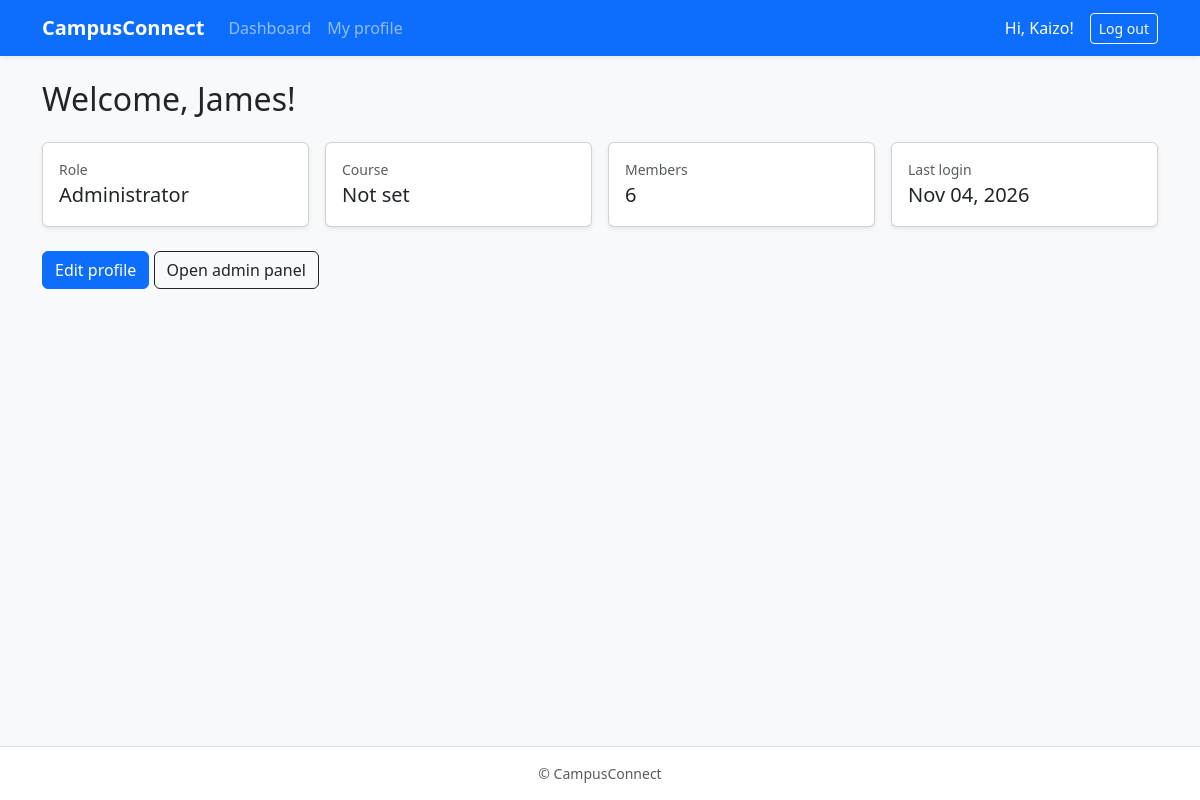
Before: / (signed in) with the older database file.
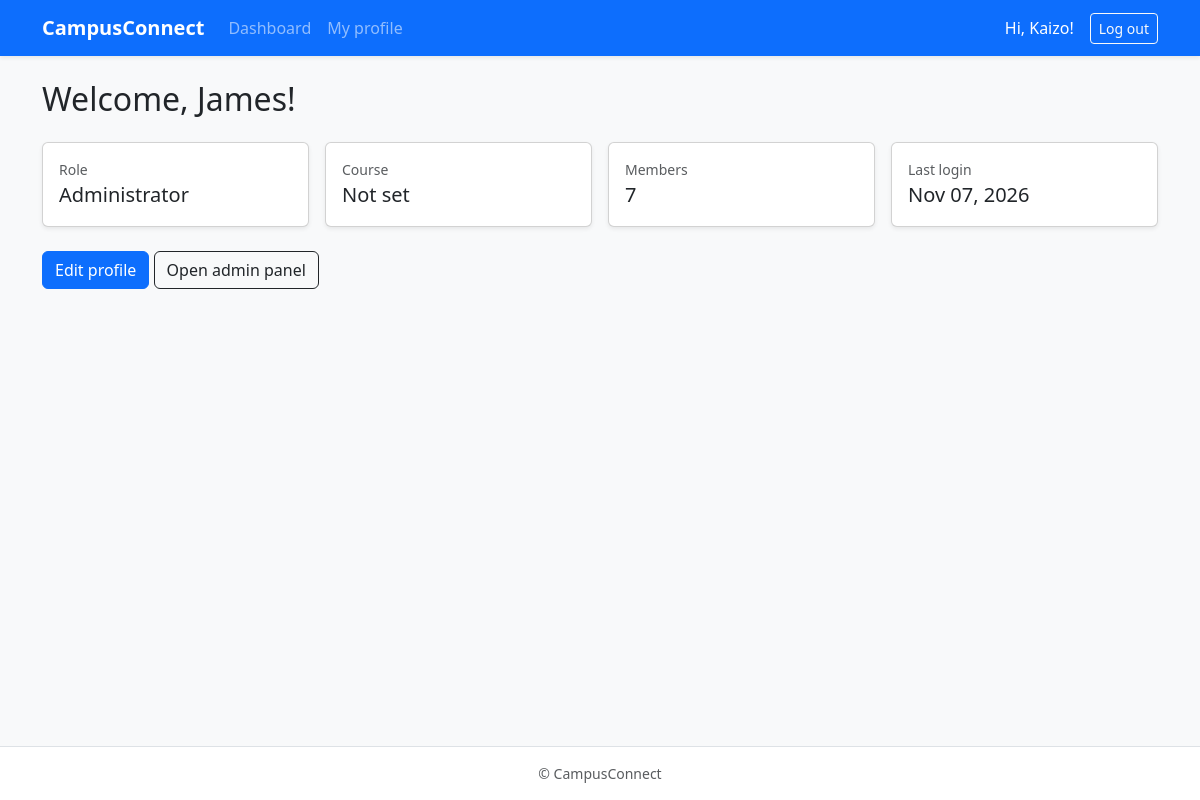
After: the same page with the newer database file.
### accounts/models.py (models this page shows)
class CustomUser(AbstractUser):
    class Role(models.TextChoices):
        STUDENT = "STUDENT", "Student"
        ADMIN = "ADMIN", "Administrator"
        INSTRUCTOR = "INSTRUCTOR", "Instructor"
    role = models.CharField(
        max_length=20,
        choices=Role.choices,
        default=Role.STUDENT
    )
    course = models.CharField(max_length=100, blank=True)

### dashboard/views.py (the view)
# urls.py: path("", DashboardView.as_view(), name="dashboard"),
class DashboardView(LoginRequiredMixin, TemplateView):
    template_name = "dashboard/home.html"
    def get_context_data(self, **kwargs):
        context = super().get_context_data(**kwargs)
        context["member_count"] = CustomUser.objects.count()
        context["is_admin"] = (
            self.request.user.role == CustomUser.Role.ADMIN)
        return context

### templates/dashboard/home.html (shortened to what this page needs)
{% extends "base.html" %}
{% block content %}
<h2 class="mb-4">Welcome, {{ user.first_name|default:user.username }}!</h2>
<div class="row g-3 mb-4">
  <div class="col-sm-6 col-lg-3"><div class="card shadow-sm h-100"><div class="card-body">
    <div class="text-muted small">Role</div><div class="fs-5">{{ user.get_role_display }}</div></div></div></div>
  <div class="col-sm-6 col-lg-3"><div class="card shadow-sm h-100"><div class="card-body">
    <div class="text-muted small">Course</div><div class="fs-5">{{ user.course|default:"Not set" }}</div></div></div></div>
  <div class="col-sm-6 col-lg-3"><div class="card shadow-sm h-100"><div class="card-body">
    <div class="text-muted small">Members</div><div class="fs-5">{{ member_count }}</div></div></div></div>
  <div class="col-sm-6 col-lg-3"><div class="card shadow-sm h-100"><div class="card-body">
    <div class="text-muted small">Last login</div><div class="fs-5">{{ user.last_login|date:"M d, Y" }}</div></div></div></div>
</div>
<a href="{% url 'profile' %}" class="btn btn-primary">Edit profile</a>
{% if is_admin %}
  <a href="{% url 'admin_panel' %}" class="btn btn-outline-dark">Open admin panel</a>
{% endif %}
{% endblock %}

### templates/base.html (shortened to what this page needs)
<!DOCTYPE html>
<html lang="en">
<head>
  <link rel="stylesheet"
        href="https://cdn.jsdelivr.net/npm/bootstrap@5.3.3/dist/css/bootstrap.min.css"
>
</head>
<body class="bg-light d-flex flex-column min-vh-100">
  <nav class="navbar navbar-expand-md navbar-dark bg-primary shadow-sm">
    <div class="container">
      <a class="navbar-brand fw-bold" href="{% url 'dashboard' %}">CampusConnect</a>
      <div class="collapse navbar-collapse" id="mainNav">
        <ul class="navbar-nav me-auto">
          {% if user.is_authenticated %}
            <li class="nav-item"><a class="nav-link" href="{% url 'dashboard' %}">Dashboard</a></li>
            <li class="nav-item"><a class="nav-link" href="{% url 'profile' %}">My profile</a></li>
          {% endif %}
        </ul>
        <div class="d-flex align-items-center gap-2">
          {% if user.is_authenticated %}
            <span class="navbar-text text-white me-2">Hi, {{ user.username }}!</span>
            <form method="post" action="{% url 'logout' %}" class="m-0">
              <button type="submit" class="btn btn-outline-light btn-sm">Log out</button>
            </form>
          {% else %}
            <a class="btn btn-outline-light btn-sm" href="{% url 'login' %}">Log in</a>
            <a class="btn btn-light btn-sm" href="{% url 'signup' %}">Sign up</a>
          {% endif %}
        </div>
      </div>
    </div>
  </nav>
  <main class="container my-4 flex-grow-1">
    {% block content %}{% endblock %}
  </main>
  <footer class="text-center text-muted small py-3 border-top bg-white">
    &copy; CampusConnect
  </footer>
</body>
</html>

Changed rows visible on the page:
changed CustomUser "James": last_login "Nov 04, 2026" → "Nov 07, 2026"
Other visible differences:
{{ member_count }}: "6" → "7"
